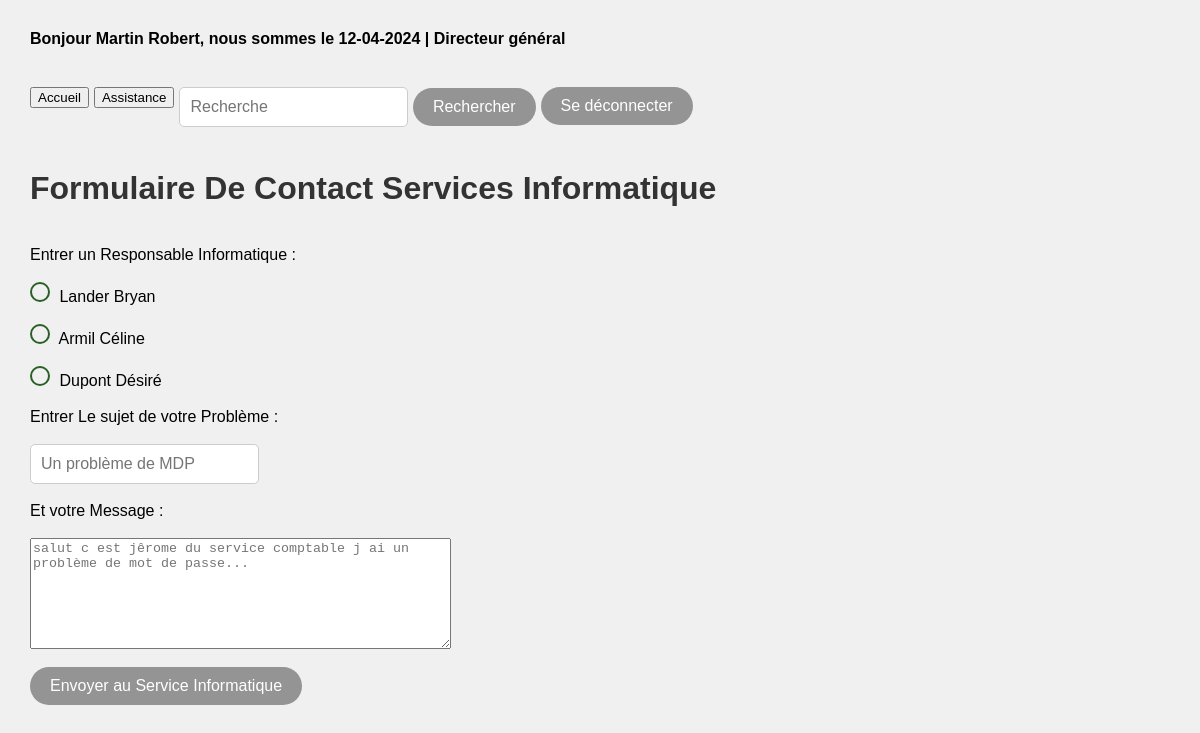
The page /?action=formulaireAssistanceCo (signed in) on the database its author committed.
### tables this page shows
CREATE TABLE IF NOT EXISTS `utilisateur` (
  `id` int(11) NOT NULL AUTO_INCREMENT,
  `nom` text NOT NULL,
  `prenom` text NOT NULL,
  `identifiant` text NOT NULL,
  `mdp` text NOT NULL,
  `droit` int(11) NOT NULL,
  PRIMARY KEY (`id`)
);

### View/formulaireAssistanceCo.php (the view, shortened to what this page needs)
<?php
echo"<h1>Formulaire De Contact Services Informatique</h1></br>";
echo"<form method='post'>";
echo"<label for='idrespinfo'>Entrer un Responsable Informatique :</label></br></br>";
    $bd = new PDO("mysql:host=localhost;dbname=crm", 'root', '');
    $s = 'SELECT id, nom, prenom, droit FROM utilisateur WHERE droit = 5';
    $r = $bd -> query($s);
    $donnees = $r -> fetchAll(PDO::FETCH_ASSOC);
    for ($i = 0; $i < count($donnees); $i++) {
        echo "<div><input type='radio' id='".$donnees[$i]['prenom']."' name='idrespinfo' value=".$donnees[$i]['id']." />
            <label for='".$donnees[$i]['prenom']."'>".$donnees[$i]['nom']." ".$donnees[$i]['prenom']."</label>
            </div></br>";
    }
    echo"<label for='suj'>Entrer Le sujet de votre Problème :</label></br></br>";
    echo"<input type='text' name='suj' placeholder='Un problème de MDP' required></br></br>";
    echo"<label for='mess'>Et votre Message :</label></br></br>";
    echo"<textarea id='mess' name='mess' rows='7' cols='50' placeholder='salut c est jêrome du service comptable j ai un problème de mot de passe...' required></textarea></br></br>";
    echo"<input type='submit' class='button' name='valider'class='button' value='Envoyer au Service Informatique'/></br>";
    echo"</form>";
?>

### style.css (style rules this page uses)
body { font-family: Arial, sans-serif; margin: 30; padding: 0; background-color: #f0f0f0; }
h1, h2, h3 { color: #333; }
.button { display: inline-block; padding: 10px 20px; border: none; border-radius: 20px; background-color: hsl(0, 0%, 58%); color: #fff; font-size: 16px; text-align: center; text-decoration: none; cursor: pointer; transition: background-color 0.3s ease; }
input[type="text"] { padding: 10px; border: 1px solid #ccc; border-radius: 5px; font-size: 16px; }
input[type="radio"] { -webkit-appearance: none; -moz-appearance: none; appearance: none; display: inline-block; width: 20px; height: 20px; border-radius: 50%; border: 2px solid #2a5f26; margin: 0 5px 0 0; cursor: pointer; }

### rows shown on the page
utilisateur: nom "Lander", prenom "Bryan"
utilisateur: nom "Armil", prenom "Céline"
utilisateur: nom "Dupont", prenom "Désiré"

### other values the page prints
$_SESSION['nom'] "Martin"
$_SESSION['prenom'] "Robert"
$poste[$_SESSION['droit']] "Directeur général"
